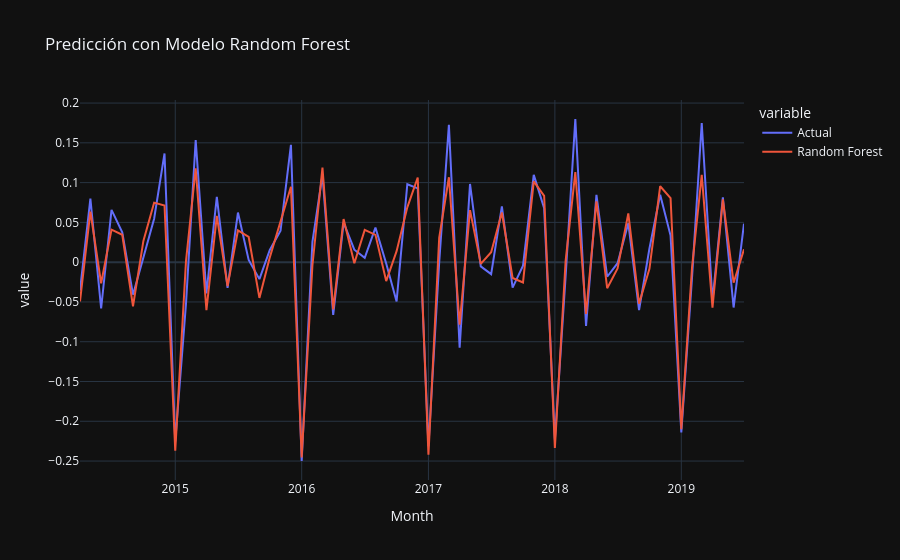

Notebook cell for this chart:
### Code cell
fig = px.line(b, x=b.index, y=b.columns,template = "plotly_dark",
              title="Predicción con Modelo Random Forest")
fig.show()
